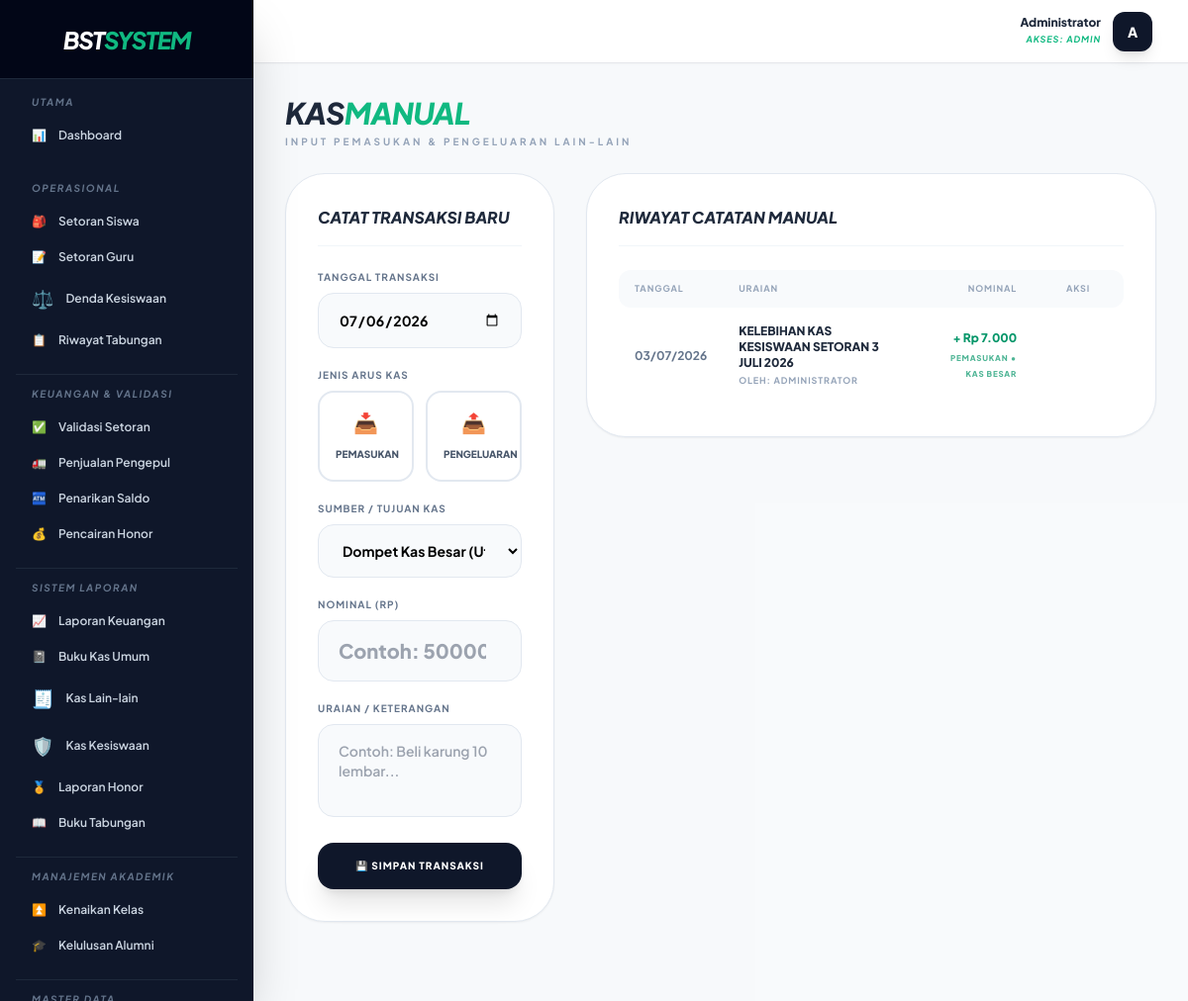
The page /public/kas (signed in) on the database its author committed.
### tables this page shows
CREATE TABLE `kas_manual` (
  `id` int(11) NOT NULL AUTO_INCREMENT,
  `user_id` int(11) NOT NULL COMMENT 'Admin yang menginput',
  `tanggal` date NOT NULL,
  `jenis` enum('pemasukan','pengeluaran') NOT NULL,
  `nominal` double NOT NULL,
  `sumber_kas` enum('kas_besar','kas_tutup_botol') DEFAULT 'kas_besar',
  `keterangan` varchar(255) NOT NULL,
  `created_at` timestamp NOT NULL DEFAULT current_timestamp(),
  PRIMARY KEY (`id`)
);

CREATE TABLE `users` (
  `id` int(11) NOT NULL AUTO_INCREMENT,
  `nama` varchar(100) NOT NULL,
  `username` varchar(50) NOT NULL,
  `password` varchar(255) NOT NULL,
  `role` enum('admin','guru','siswa','staff','alumni') NOT NULL,
  `kelas_id` int(11) DEFAULT NULL,
  `angkatan` varchar(10) DEFAULT NULL,
  `is_active` tinyint(1) NOT NULL DEFAULT 1,
  `deleted_at` timestamp NULL DEFAULT NULL,
  PRIMARY KEY (`id`)
);

### app/Controllers/KasController.php (called while the page is built, shortened)
<?php
require_once __DIR__ . '/../Core/Database.php';
class KasController {
    private $db;
    public function __construct() {
        $this->db = Database::getInstance()->getConnection();
    }
    public function index() {
        $data = [];
        $sql = "SELECT k.*, u.nama as admin_nama
                FROM kas_manual k
                JOIN users u ON k.user_id = u.id
                ORDER BY k.tanggal DESC, k.created_at DESC";
        $data['data_kas'] = $this->db->query($sql)->fetchAll();
        require_once __DIR__ . '/../../views/layouts/admin.php';
    }
}
?>

### app/Core/Database.php (called while the page is built, shortened)
<?php
class Database {
    private static $instance = null;
    private $conn;
    private function __construct() {
        try {
            $dsn = "mysql:host=" . DB_HOST . ";dbname=" . DB_NAME . ";charset=utf8mb4";
            $options = [
                PDO::ATTR_ERRMODE => PDO::ERRMODE_EXCEPTION,
                PDO::ATTR_DEFAULT_FETCH_MODE => PDO::FETCH_ASSOC,
                PDO::ATTR_EMULATE_PREPARES => false,
            ];
            $this->conn = new PDO($dsn, DB_USER, DB_PASS, $options);
        } catch (PDOException $e) {
            die("Koneksi Database Gagal: " . $e->getMessage());
        }
    }
    public static function getInstance() {
        if (self::$instance === null) {
            self::$instance = new self();
        }
        return self::$instance;
    }
    public function getConnection() {
        return $this->conn;
    }
}

### views/admin/kas_manual/index.php (the view, shortened to what this page needs)
<div class="max-w-7xl mx-auto space-y-6 pb-12">
    <div>
        <h2 class="text-3xl font-black text-slate-800 italic uppercase tracking-tight">KAS<span class="text-emerald-500">MANUAL</span></h2>
        <p class="text-[10px] font-bold text-slate-400 uppercase tracking-[0.3em] mt-1">Input Pemasukan & Pengeluaran Lain-lain</p>
    </div>
    <div class="grid grid-cols-1 lg:grid-cols-3 gap-8 mt-6">
        <div class="lg:col-span-1">
            <div class="bg-white p-8 rounded-[2.5rem] border border-slate-200 shadow-sm sticky top-6">
                <div class="mb-6 border-b border-slate-100 pb-4">
                    <h3 class="font-black text-slate-800 uppercase italic">Catat Transaksi Baru</h3>
                </div>
                <form action="<?= BASE_URL ?>/kas/store" method="POST" class="space-y-5">
                    <div>
                        <label class="block text-[10px] font-bold text-slate-500 uppercase tracking-widest mb-2">Tanggal Transaksi</label>
                        <input type="date" name="tanggal" value="<?= date('Y-m-d') ?>" required class="w-full px-5 py-4 bg-slate-50 border border-slate-200 rounded-2xl text-sm font-bold focus:ring-2 focus:ring-emerald-400 outline-none">
                    </div>
                    <div>
                        <label class="block text-[10px] font-bold text-slate-500 uppercase tracking-widest mb-2">Jenis Arus Kas</label>
                        <div class="grid grid-cols-2 gap-3">
                            <label class="cursor-pointer relative">
                                <div class="px-4 py-4 bg-white border-2 border-slate-200 rounded-2xl text-center peer-checked:border-emerald-500 peer-checked:bg-emerald-50 transition-all">
                                    <span class="block text-xl mb-1">📥</span>
                                    <span class="text-[10px] font-black uppercase text-slate-600 peer-checked:text-emerald-700">Pemasukan</span>
                                </div>
                            </label>
                            <label class="cursor-pointer relative">
                                <div class="px-4 py-4 bg-white border-2 border-slate-200 rounded-2xl text-center peer-checked:border-red-500 peer-checked:bg-red-50 transition-all">
                                    <span class="block text-xl mb-1">📤</span>
                                    <span class="text-[10px] font-black uppercase text-slate-600 peer-checked:text-red-700">Pengeluaran</span>
                                </div>
                            </label>
                        </div>
                    </div>
                    <div>
                        <label class="block text-[10px] font-bold text-slate-500 uppercase tracking-widest mb-2">Sumber / Tujuan Kas</label>
                        <select name="sumber_kas" required class="w-full px-5 py-4 bg-slate-50 border border-slate-200 rounded-2xl text-sm font-bold focus:ring-2 focus:ring-emerald-400 outline-none">
                            <option value="kas_besar">Dompet Kas Besar (Utama)</option>
                        </select>
                    </div>
                    <div>
                        <label class="block text-[10px] font-bold text-slate-500 uppercase tracking-widest mb-2">Nominal (Rp)</label>
                        <input type="number" name="nominal" placeholder="Contoh: 50000" min="1" required class="w-full px-5 py-4 bg-slate-50 border border-slate-200 rounded-2xl text-xl font-black text-slate-900 focus:ring-2 focus:ring-emerald-400 outline-none">
                    </div>
                    <div>
                        <label class="block text-[10px] font-bold text-slate-500 uppercase tracking-widest mb-2">Uraian / Keterangan</label>
                        <textarea name="keterangan" rows="3" placeholder="Contoh: Beli karung 10 lembar..." required class="w-full px-5 py-4 bg-slate-50 border border-slate-200 rounded-2xl text-sm font-semibold focus:ring-2 focus:ring-emerald-400 outline-none resize-none"></textarea>
                    </div>
                    <button type="submit" class="w-full py-4 bg-slate-900 text-white text-[10px] font-black uppercase tracking-widest rounded-2xl shadow-xl hover:bg-black transition-transform active:scale-95">
                        💾 Simpan Transaksi
                    </button>
                </form>
            </div>
        </div>
        <div class="lg:col-span-2">
            <div class="bg-white p-8 rounded-[2.5rem] border border-slate-200 shadow-sm">
                <div class="mb-6 border-b border-slate-100 pb-4">
                    <h3 class="font-black text-slate-800 uppercase italic">Riwayat Catatan Manual</h3>
                </div>
                <div class="overflow-x-auto">
                    <table class="w-full text-left border-collapse">
                        <thead>
                            <tr class="bg-slate-50 text-[9px] uppercase font-black text-slate-400 tracking-widest">
                                <th class="px-4 py-3 rounded-l-xl">Tanggal</th>
                                <th class="px-4 py-3">Uraian</th>
                                <th class="px-4 py-3 text-right">Nominal</th>
                                <th class="px-4 py-3 text-center rounded-r-xl">Aksi</th>
                            </tr>
                        </thead>
                        <tbody class="text-xs divide-y divide-slate-100">
                            <?php if(empty($data_kas)): ?>
                                <tr>
                                    <td colspan="4" class="px-4 py-10 text-center text-slate-400 font-bold italic">Belum ada catatan kas manual.</td>
                                </tr>
                            <?php else: ?>
                                <?php foreach($data_kas as $k): ?>
                                    <tr class="hover:bg-slate-50 transition-colors group">
                                        <td class="px-4 py-4 font-bold text-slate-500 whitespace-nowrap">
                                            <?= date('d/m/Y', strtotime($k['tanggal'])) ?>
                                        </td>
                                        <td class="px-4 py-4">
                                            <p class="font-black text-slate-800 uppercase"><?= htmlspecialchars($k['keterangan']) ?></p>
                                            <p class="text-[9px] font-bold text-slate-400 uppercase mt-0.5 tracking-widest">Oleh: <?= htmlspecialchars($k['admin_nama']) ?></p>
                                        </td>
                                        <td class="px-4 py-4 text-right font-black <?= $k['jenis'] == 'pemasukan' ? 'text-emerald-600' : 'text-red-600' ?>">
                                            <?= $k['jenis'] == 'pemasukan' ? '+' : '-' ?> Rp <?= number_format($k['nominal'], 0, ',', '.') ?>
                                            <span class="block text-[8px] opacity-70 mt-1 uppercase tracking-widest">
                                                <?= strtoupper($k['jenis']) ?> • <?= strtoupper(str_replace('_', ' ', $k['sumber_kas'] ?? 'KAS BESAR')) ?>
                                            </span>
                                        </td>
                                        <td class="px-4 py-4 text-center">
                                        </td>
                                    </tr>
                                <?php endforeach; ?>
                            <?php endif; ?>
                        </tbody>
                    </table>
                </div>
            </div>
        </div>
    </div>
</div>

### views/layouts/admin.php (style rules this page uses)
body { font-family: 'Plus Jakarta Sans', sans-serif; background-color: #f8fafc; }

### rows shown on the page
kas_manual: tanggal "03/07/2026", keterangan "KELEBIHAN KAS KESISWAAN SETORAN 3 JULI 2026", user.nama "ADMINISTRATOR", nominal "7.000", jenis "PEMASUKAN", sumber_kas "KAS BESAR"

### other values the page prints
$_SESSION['nama'] "Administrator"
$role "ADMIN"
substr($_SESSION['nama'] ?? 'U', 0, 1) "A"
